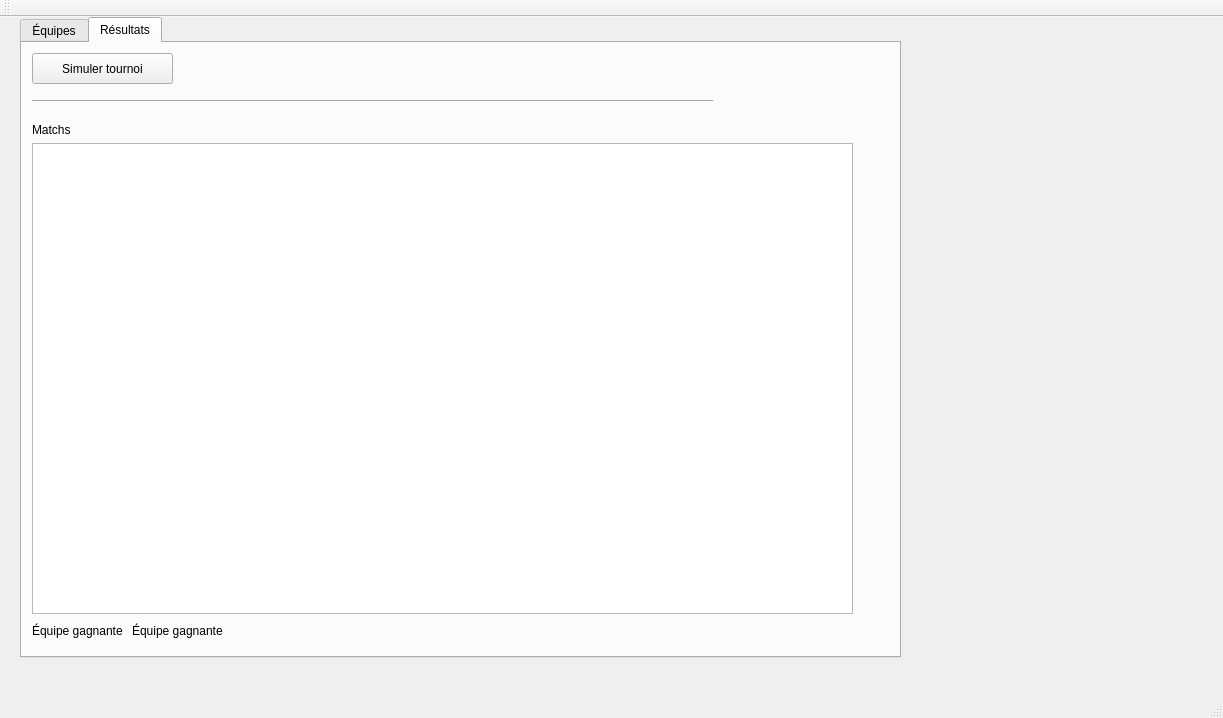
<?xml version="1.0" encoding="UTF-8"?>
<ui version="4.0">
 <class>TP5Class</class>
 <widget class="QMainWindow" name="TP5Class">
  <property name="geometry">
   <rect>
    <x>0</x>
    <y>0</y>
    <width>1223</width>
    <height>718</height>
   </rect>
  </property>
  <property name="windowTitle">
   <string>TP5</string>
  </property>
  <widget class="QWidget" name="centralWidget">
   <widget class="QTabWidget" name="tabWidget">
    <property name="geometry">
     <rect>
      <x>20</x>
      <y>0</y>
      <width>881</width>
      <height>641</height>
     </rect>
    </property>
    <property name="currentIndex">
     <number>1</number>
    </property>
    <widget class="QWidget" name="tab">
     <attribute name="title">
      <string>Équipes</string>
     </attribute>
     <widget class="QLCDNumber" name="assistances">
      <property name="geometry">
       <rect>
        <x>410</x>
        <y>340</y>
        <width>64</width>
        <height>23</height>
       </rect>
      </property>
     </widget>
     <widget class="QLabel" name="label_23">
      <property name="geometry">
       <rect>
        <x>300</x>
        <y>400</y>
        <width>41</width>
        <height>21</height>
       </rect>
      </property>
      <property name="text">
       <string>Défense:</string>
      </property>
     </widget>
     <widget class="QLabel" name="Joueurs">
      <property name="geometry">
       <rect>
        <x>300</x>
        <y>0</y>
        <width>47</width>
        <height>14</height>
       </rect>
      </property>
      <property name="text">
       <string>Joueurs</string>
      </property>
     </widget>
     <widget class="QLCDNumber" name="attaque_totale">
      <property name="geometry">
       <rect>
        <x>110</x>
        <y>340</y>
        <width>64</width>
        <height>23</height>
       </rect>
      </property>
     </widget>
     <widget class="QLabel" name="label_25">
      <property name="geometry">
       <rect>
        <x>300</x>
        <y>250</y>
        <width>41</width>
        <height>16</height>
       </rect>
      </property>
      <property name="text">
       <string>Nom:</string>
      </property>
     </widget>
     <widget class="QDoubleSpinBox" name="reflexe">
      <property name="enabled">
       <bool>false</bool>
      </property>
      <property name="geometry">
       <rect>
        <x>590</x>
        <y>430</y>
        <width>62</width>
        <height>22</height>
       </rect>
      </property>
      <property name="maximum">
       <double>2.000000000000000</double>
      </property>
      <property name="singleStep">
       <double>0.010000000000000</double>
      </property>
     </widget>
     <widget class="QLineEdit" name="nom_joueur">
      <property name="enabled">
       <bool>true</bool>
      </property>
      <property name="geometry">
       <rect>
        <x>410</x>
        <y>250</y>
        <width>113</width>
        <height>20</height>
       </rect>
      </property>
     </widget>
     <widget class="QLabel" name="label_26">
      <property name="geometry">
       <rect>
        <x>540</x>
        <y>430</y>
        <width>41</width>
        <height>21</height>
       </rect>
      </property>
      <property name="text">
       <string>Réflexe:</string>
      </property>
     </widget>
     <widget class="QLabel" name="label_28">
      <property name="geometry">
       <rect>
        <x>0</x>
        <y>340</y>
        <width>81</width>
        <height>21</height>
       </rect>
      </property>
      <property name="text">
       <string>Attaque totale:</string>
      </property>
     </widget>
     <widget class="QDoubleSpinBox" name="stabilite">
      <property name="enabled">
       <bool>false</bool>
      </property>
      <property name="geometry">
       <rect>
        <x>590</x>
        <y>400</y>
        <width>62</width>
        <height>22</height>
       </rect>
      </property>
      <property name="maximum">
       <double>2.000000000000000</double>
      </property>
      <property name="singleStep">
       <double>0.010000000000000</double>
      </property>
     </widget>
     <widget class="QDoubleSpinBox" name="attaque">
      <property name="enabled">
       <bool>true</bool>
      </property>
      <property name="geometry">
       <rect>
        <x>350</x>
        <y>370</y>
        <width>62</width>
        <height>22</height>
       </rect>
      </property>
      <property name="maximum">
       <double>2.000000000000000</double>
      </property>
      <property name="singleStep">
       <double>0.010000000000000</double>
      </property>
     </widget>
     <widget class="QDoubleSpinBox" name="vision">
      <property name="enabled">
       <bool>false</bool>
      </property>
      <property name="geometry">
       <rect>
        <x>590</x>
        <y>370</y>
        <width>62</width>
        <height>22</height>
       </rect>
      </property>
      <property name="maximum">
       <double>2.000000000000000</double>
      </property>
      <property name="singleStep">
       <double>0.010000000000000</double>
      </property>
     </widget>
     <widget class="QLabel" name="label_29">
      <property name="geometry">
       <rect>
        <x>300</x>
        <y>280</y>
        <width>111</width>
        <height>21</height>
       </rect>
      </property>
      <property name="text">
       <string>Nb de matchs joués:</string>
      </property>
     </widget>
     <widget class="QLabel" name="label_30">
      <property name="geometry">
       <rect>
        <x>300</x>
        <y>220</y>
        <width>31</width>
        <height>16</height>
       </rect>
      </property>
      <property name="text">
       <string>Rôle:</string>
      </property>
     </widget>
     <widget class="QDoubleSpinBox" name="agilite">
      <property name="enabled">
       <bool>false</bool>
      </property>
      <property name="geometry">
       <rect>
        <x>470</x>
        <y>370</y>
        <width>62</width>
        <height>22</height>
       </rect>
      </property>
      <property name="maximum">
       <double>2.000000000000000</double>
      </property>
      <property name="singleStep">
       <double>0.010000000000000</double>
      </property>
     </widget>
     <widget class="QLabel" name="label_31">
      <property name="geometry">
       <rect>
        <x>0</x>
        <y>310</y>
        <width>81</width>
        <height>21</height>
       </rect>
      </property>
      <property name="text">
       <string>Défense totale:</string>
      </property>
     </widget>
     <widget class="QDateEdit" name="date_creation">
      <property name="enabled">
       <bool>true</bool>
      </property>
      <property name="geometry">
       <rect>
        <x>110</x>
        <y>250</y>
        <width>110</width>
        <height>22</height>
       </rect>
      </property>
      <property name="minimumDate">
       <date>
        <year>1942</year>
        <month>1</month>
        <day>1</day>
       </date>
      </property>
      <property name="calendarPopup">
       <bool>true</bool>
      </property>
     </widget>
     <widget class="QLCDNumber" name="nombre_victoires">
      <property name="enabled">
       <bool>true</bool>
      </property>
      <property name="geometry">
       <rect>
        <x>110</x>
        <y>280</y>
        <width>64</width>
        <height>23</height>
       </rect>
      </property>
     </widget>
     <widget class="QLCDNumber" name="buts">
      <property name="geometry">
       <rect>
        <x>410</x>
        <y>310</y>
        <width>64</width>
        <height>23</height>
       </rect>
      </property>
     </widget>
     <widget class="QLabel" name="label_32">
      <property name="geometry">
       <rect>
        <x>420</x>
        <y>400</y>
        <width>51</width>
        <height>21</height>
       </rect>
      </property>
      <property name="text">
       <string>Précision:</string>
      </property>
     </widget>
     <widget class="QDoubleSpinBox" name="reactivite">
      <property name="enabled">
       <bool>false</bool>
      </property>
      <property name="geometry">
       <rect>
        <x>470</x>
        <y>430</y>
        <width>62</width>
        <height>22</height>
       </rect>
      </property>
      <property name="maximum">
       <double>2.000000000000000</double>
      </property>
      <property name="singleStep">
       <double>0.010000000000000</double>
      </property>
     </widget>
     <widget class="QLineEdit" name="nom_equipe">
      <property name="enabled">
       <bool>true</bool>
      </property>
      <property name="geometry">
       <rect>
        <x>110</x>
        <y>220</y>
        <width>113</width>
        <height>20</height>
       </rect>
      </property>
     </widget>
     <widget class="QLabel" name="label_33">
      <property name="geometry">
       <rect>
        <x>420</x>
        <y>430</y>
        <width>61</width>
        <height>21</height>
       </rect>
      </property>
      <property name="text">
       <string>Reactivité:</string>
      </property>
     </widget>
     <widget class="QDoubleSpinBox" name="defense">
      <property name="enabled">
       <bool>true</bool>
      </property>
      <property name="geometry">
       <rect>
        <x>350</x>
        <y>400</y>
        <width>62</width>
        <height>22</height>
       </rect>
      </property>
      <property name="maximum">
       <double>2.000000000000000</double>
      </property>
      <property name="singleStep">
       <double>0.010000000000000</double>
      </property>
     </widget>
     <widget class="QLabel" name="label_34">
      <property name="geometry">
       <rect>
        <x>0</x>
        <y>220</y>
        <width>31</width>
        <height>16</height>
       </rect>
      </property>
      <property name="text">
       <string>Nom:</string>
      </property>
     </widget>
     <widget class="QLabel" name="label_35">
      <property name="geometry">
       <rect>
        <x>300</x>
        <y>340</y>
        <width>111</width>
        <height>21</height>
       </rect>
      </property>
      <property name="text">
       <string>Nb d'assistances:</string>
      </property>
     </widget>
     <widget class="QDoubleSpinBox" name="vitesse">
      <property name="enabled">
       <bool>false</bool>
      </property>
      <property name="geometry">
       <rect>
        <x>350</x>
        <y>430</y>
        <width>62</width>
        <height>22</height>
       </rect>
      </property>
      <property name="maximum">
       <double>2.000000000000000</double>
      </property>
      <property name="singleStep">
       <double>0.010000000000000</double>
      </property>
     </widget>
     <widget class="QLabel" name="label_36">
      <property name="geometry">
       <rect>
        <x>540</x>
        <y>400</y>
        <width>41</width>
        <height>21</height>
       </rect>
      </property>
      <property name="text">
       <string>Stabilité:</string>
      </property>
     </widget>
     <widget class="QLabel" name="Equipes">
      <property name="geometry">
       <rect>
        <x>0</x>
        <y>0</y>
        <width>47</width>
        <height>14</height>
       </rect>
      </property>
      <property name="text">
       <string>Équipes</string>
      </property>
     </widget>
     <widget class="QLabel" name="label_38">
      <property name="geometry">
       <rect>
        <x>0</x>
        <y>250</y>
        <width>91</width>
        <height>21</height>
       </rect>
      </property>
      <property name="text">
       <string>Date de création:</string>
      </property>
     </widget>
     <widget class="QLCDNumber" name="matchs_joues">
      <property name="geometry">
       <rect>
        <x>410</x>
        <y>280</y>
        <width>64</width>
        <height>23</height>
       </rect>
      </property>
     </widget>
     <widget class="QLabel" name="label_39">
      <property name="geometry">
       <rect>
        <x>0</x>
        <y>280</y>
        <width>111</width>
        <height>21</height>
       </rect>
      </property>
      <property name="text">
       <string>Nombre de victoires:</string>
      </property>
     </widget>
     <widget class="QDoubleSpinBox" name="precision">
      <property name="enabled">
       <bool>false</bool>
      </property>
      <property name="geometry">
       <rect>
        <x>470</x>
        <y>400</y>
        <width>62</width>
        <height>22</height>
       </rect>
      </property>
      <property name="maximum">
       <double>2.000000000000000</double>
      </property>
      <property name="singleStep">
       <double>0.010000000000000</double>
      </property>
     </widget>
     <widget class="QLabel" name="label_40">
      <property name="geometry">
       <rect>
        <x>420</x>
        <y>370</y>
        <width>41</width>
        <height>21</height>
       </rect>
      </property>
      <property name="text">
       <string>Agilité:</string>
      </property>
     </widget>
     <widget class="QLabel" name="label_41">
      <property name="geometry">
       <rect>
        <x>300</x>
        <y>370</y>
        <width>41</width>
        <height>21</height>
       </rect>
      </property>
      <property name="text">
       <string>Attaque:</string>
      </property>
     </widget>
     <widget class="QLabel" name="label_42">
      <property name="geometry">
       <rect>
        <x>300</x>
        <y>310</y>
        <width>111</width>
        <height>21</height>
       </rect>
      </property>
      <property name="text">
       <string>Nb de buts:</string>
      </property>
     </widget>
     <widget class="QPushButton" name="ajouter_equipe">
      <property name="geometry">
       <rect>
        <x>10</x>
        <y>370</y>
        <width>101</width>
        <height>23</height>
       </rect>
      </property>
      <property name="text">
       <string>Ajouter équipe</string>
      </property>
     </widget>
     <widget class="QListWidget" name="liste_equipes">
      <property name="geometry">
       <rect>
        <x>0</x>
        <y>20</y>
        <width>256</width>
        <height>192</height>
       </rect>
      </property>
     </widget>
     <widget class="QLCDNumber" name="defense_totale">
      <property name="geometry">
       <rect>
        <x>110</x>
        <y>310</y>
        <width>64</width>
        <height>23</height>
       </rect>
      </property>
     </widget>
     <widget class="QLabel" name="label_43">
      <property name="geometry">
       <rect>
        <x>540</x>
        <y>370</y>
        <width>41</width>
        <height>21</height>
       </rect>
      </property>
      <property name="text">
       <string>Vision:</string>
      </property>
     </widget>
     <widget class="QLabel" name="label_44">
      <property name="geometry">
       <rect>
        <x>300</x>
        <y>430</y>
        <width>41</width>
        <height>21</height>
       </rect>
      </property>
      <property name="text">
       <string>Vitesse:</string>
      </property>
     </widget>
     <widget class="QPushButton" name="ajouter_joueur">
      <property name="geometry">
       <rect>
        <x>390</x>
        <y>460</y>
        <width>101</width>
        <height>23</height>
       </rect>
      </property>
      <property name="text">
       <string>Ajouter joueur</string>
      </property>
     </widget>
     <widget class="QComboBox" name="role">
      <property name="geometry">
       <rect>
        <x>410</x>
        <y>220</y>
        <width>141</width>
        <height>22</height>
       </rect>
      </property>
      <property name="editable">
       <bool>false</bool>
      </property>
     </widget>
     <widget class="QListWidget" name="liste_joueurs">
      <property name="geometry">
       <rect>
        <x>300</x>
        <y>20</y>
        <width>256</width>
        <height>192</height>
       </rect>
      </property>
     </widget>
     <widget class="QPushButton" name="supprimer_joueur">
      <property name="enabled">
       <bool>false</bool>
      </property>
      <property name="geometry">
       <rect>
        <x>510</x>
        <y>460</y>
        <width>101</width>
        <height>23</height>
       </rect>
      </property>
      <property name="text">
       <string>Supprimer Joueur</string>
      </property>
     </widget>
     <widget class="QPushButton" name="supprimer_equipe">
      <property name="enabled">
       <bool>false</bool>
      </property>
      <property name="geometry">
       <rect>
        <x>130</x>
        <y>370</y>
        <width>101</width>
        <height>23</height>
       </rect>
      </property>
      <property name="text">
       <string>Supprimer equipe</string>
      </property>
     </widget>
    </widget>
    <widget class="QWidget" name="tab_2">
     <attribute name="title">
      <string>Résultats</string>
     </attribute>
     <widget class="QPushButton" name="Simuler_tournoi">
      <property name="geometry">
       <rect>
        <x>10</x>
        <y>10</y>
        <width>141</width>
        <height>31</height>
       </rect>
      </property>
      <property name="text">
       <string>Simuler tournoi</string>
      </property>
     </widget>
     <widget class="QLabel" name="label">
      <property name="geometry">
       <rect>
        <x>10</x>
        <y>580</y>
        <width>91</width>
        <height>16</height>
       </rect>
      </property>
      <property name="text">
       <string>Équipe gagnante:</string>
      </property>
     </widget>
     <widget class="QLabel" name="equipe_gagnante">
      <property name="geometry">
       <rect>
        <x>110</x>
        <y>580</y>
        <width>251</width>
        <height>16</height>
       </rect>
      </property>
      <property name="text">
       <string>Équipe gagnante</string>
      </property>
     </widget>
     <widget class="QTableWidget" name="matchs">
      <property name="geometry">
       <rect>
        <x>10</x>
        <y>100</y>
        <width>821</width>
        <height>471</height>
       </rect>
      </property>
      <property name="midLineWidth">
       <number>-1</number>
      </property>
      <property name="wordWrap">
       <bool>false</bool>
      </property>
      <attribute name="horizontalHeaderCascadingSectionResizes">
       <bool>true</bool>
      </attribute>
      <attribute name="verticalHeaderCascadingSectionResizes">
       <bool>true</bool>
      </attribute>
     </widget>
     <widget class="QLabel" name="label_3">
      <property name="geometry">
       <rect>
        <x>10</x>
        <y>80</y>
        <width>47</width>
        <height>14</height>
       </rect>
      </property>
      <property name="text">
       <string>Matchs</string>
      </property>
     </widget>
     <widget class="Line" name="line">
      <property name="geometry">
       <rect>
        <x>10</x>
        <y>50</y>
        <width>681</width>
        <height>16</height>
       </rect>
      </property>
      <property name="orientation">
       <enum>Qt::Horizontal</enum>
      </property>
     </widget>
     <zorder>matchs</zorder>
     <zorder>Simuler_tournoi</zorder>
     <zorder>label</zorder>
     <zorder>equipe_gagnante</zorder>
     <zorder>label_3</zorder>
     <zorder>line</zorder>
    </widget>
   </widget>
  </widget>
  <widget class="QMenuBar" name="menuBar">
   <property name="geometry">
    <rect>
     <x>0</x>
     <y>0</y>
     <width>1223</width>
     <height>22</height>
    </rect>
   </property>
  </widget>
  <widget class="QToolBar" name="mainToolBar">
   <attribute name="toolBarArea">
    <enum>TopToolBarArea</enum>
   </attribute>
   <attribute name="toolBarBreak">
    <bool>false</bool>
   </attribute>
  </widget>
  <widget class="QStatusBar" name="statusBar"/>
 </widget>
 <layoutdefault spacing="6" margin="11"/>
 <resources>
  <include location="TP5.qrc"/>
 </resources>
 <connections/>
</ui>
